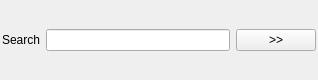
<?xml version="1.0" encoding="UTF-8"?>
<ui version="4.0">
 <class>CSearchWidget</class>
 <widget class="QWidget" name="CSearchWidget">
  <property name="geometry">
   <rect>
    <x>0</x>
    <y>0</y>
    <width>318</width>
    <height>80</height>
   </rect>
  </property>
  <property name="windowTitle">
   <string>Form</string>
  </property>
  <layout class="QVBoxLayout" name="verticalLayout">
   <property name="leftMargin">
    <number>2</number>
   </property>
   <property name="topMargin">
    <number>2</number>
   </property>
   <property name="rightMargin">
    <number>2</number>
   </property>
   <property name="bottomMargin">
    <number>2</number>
   </property>
   <item>
    <layout class="QHBoxLayout" name="horizontalLayout" stretch="0,2,0">
     <item>
      <widget class="QLabel" name="label">
       <property name="text">
        <string>Search</string>
       </property>
      </widget>
     </item>
     <item>
      <widget class="QLineEdit" name="lineEdit"/>
     </item>
     <item>
      <widget class="QPushButton" name="pb_search">
       <property name="sizePolicy">
        <sizepolicy hsizetype="Minimum" vsizetype="Fixed">
         <horstretch>0</horstretch>
         <verstretch>0</verstretch>
        </sizepolicy>
       </property>
       <property name="toolTip">
        <string>Find next</string>
       </property>
       <property name="text">
        <string>&gt;&gt;</string>
       </property>
      </widget>
     </item>
    </layout>
   </item>
  </layout>
 </widget>
 <resources/>
 <connections/>
</ui>
